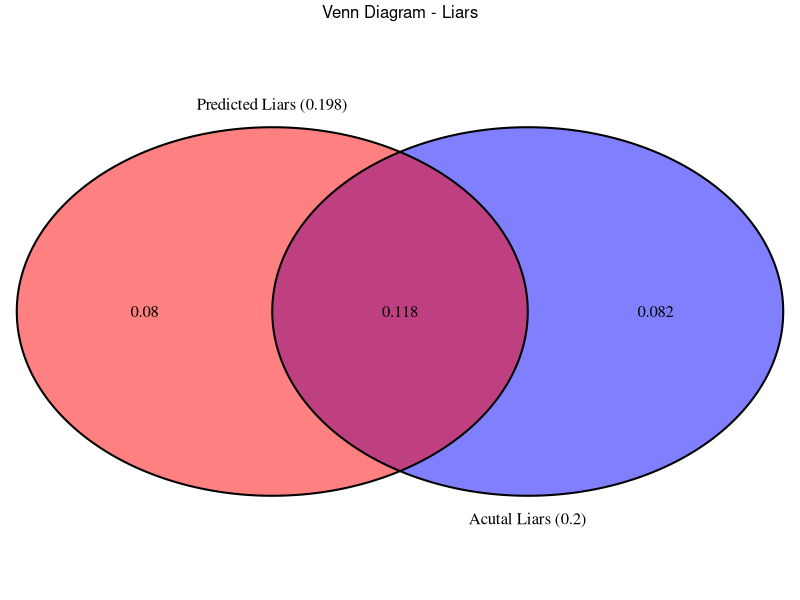
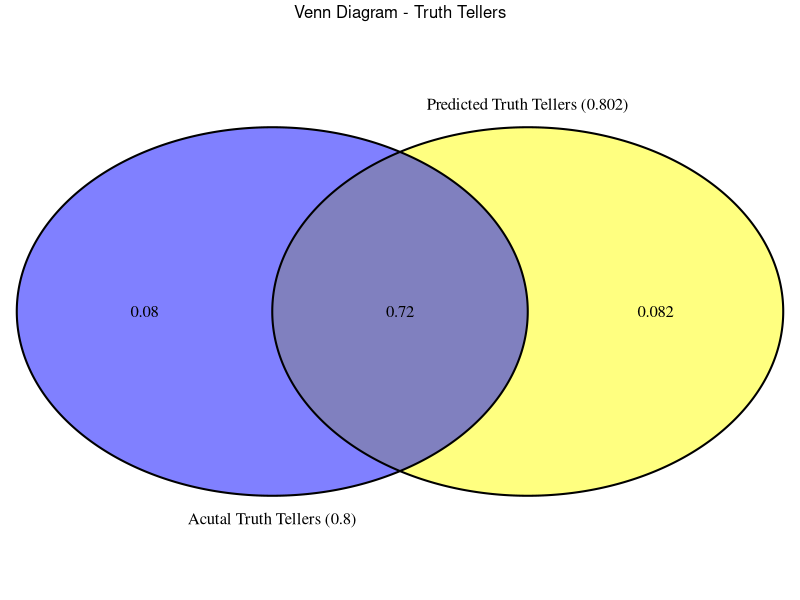

These figures' R source, in order:
## ---- chunk 1
#libraries used
if (!require('knitr')) install.packages('knitr')
if (!require('tidyverse')) install.packages('tidyverse')
if (!require('VennDiagram')) install.packages('VennDiagram')
if (!require('gridExtra')) install.packages('gridExtra')
## ---- chunk 2
#create matrix
customer.data<- matrix(c(81,228, 116,79, 215,252, 130,97, 129,72),ncol=2,byrow=TRUE)
colnames(customer.data)<- c("Males","Females")
rownames(customer.data)<- c('Apartment', 'Dorm', 'With Parent(s)', 'Sorority/Fraternity House', 'Other')

#bind column and row totals
customer.data<- cbind(customer.data, Total = rowSums(customer.data))
customer.data<- rbind(customer.data, Total = colSums(customer.data))

#calculate percentages
customer.data.percentages<- round((customer.data/1399),4)
kable(customer.data.percentages, format="pandoc", align="l", caption = "Gender and Residence of Customers by Percentages")
## ---- chunk 3
#vegetables
#available choices 8, can be used to make wrap 3
#combination
v<- choose(8,3)

#condiments
#available choices 7, can be used to make wrap 3
#combination
c<- choose(7,3)

#choice of tortilla = 3
t<- 3
#number of veggie wraps
w<- v*c*t

#vegetables
veg<- c('V1','V2','V3','V4','V5','V6','V7','V8')
veg.combination<- apply(t(combn(veg, 3)), 1, paste, collapse="+")
veg.combination<- data.frame(V=veg.combination,stringsAsFactors = F)

#condiments
con<- c('C1','C2','C3','C4','C5','C6','C7')
con.combination<- apply(t(combn(con, 3)), 1, paste, collapse="+")
con.combination<- data.frame(C=con.combination,stringsAsFactors = F)

#tortilla
tor.combination<- data.frame(T = c('T1','T2','T3'))

wrap<- tor.combination %>% 
  expand(tor.combination, V = veg.combination$V, C = con.combination$C) %>%
  select(`T`,V,C)

randomRows<- sample(1:length(wrap[,1]), 20, replace=T)
wrap %>% slice(randomRows) %>%
  kable (col.names = c("Tortilla Variety", "Vegetables Combination", "Condiments Combination"), caption = 'City Subs Menu')
## ---- chunk 4
jellybeans.bag<- c(rep('R',9),rep('O',4),rep('G',9))

#sample size
n<- 100000

#vector holds samples
output<- rep(0, n)

# select four jellybeans without replacement
for(i in 1:n){
  sampleout = sample(jellybeans.bag, 4, replace=F)
  if (length(sampleout[sampleout=='O'])==1 & length(sampleout[sampleout=='G'])==3)
  {
    output[i]<- 1
  }
}

#check probability
sum(output)/n
## ---- chunk 5
factorial(11)/factorial(7)
## ---- chunk 6
options(scipen = 10, digits = 4)
coin.toss<- c(rep('H',4),rep('T',4))

#sample size
n<- 559

#vector holds samples
output<- rep(-1, n)

# select four jellybeans without replacement
for(i in 1:n){
  sampleout = sample(coin.toss, 4, replace=F)
  if (length(sampleout[sampleout=='T'])==1 & length(sampleout[sampleout=='H'])==3)
  {
    output[i]<- 1
  }
}

#check wins and loss
prob.wins<- output[output==1]
prob.wins<- length(prob.wins)

prob.loss<- output[output==-1]
prob.loss<- length(prob.loss)

#for success, if you get 3 heads from 4 tosses win 
success<- prob.wins * 97
loss<- prob.loss * 30
## ---- chunk 7
options(scipen = 10, digits = 4)
coin.toss<- c(rep('H',9),rep('T',9))

#sample size
n<- 994

#vector holds samples
output<- rep(-1, n)

# select four jellybeans without replacement
for(i in 1:n){
  sampleout = sample(coin.toss, 9, replace=F)
  if (length(sampleout[sampleout=='T']) < 5)
  {
    output[i]<- 1
  }
}

#check wins and loss
prob.wins<- output[output==1]
prob.wins<- length(prob.wins)

prob.loss<- output[output==-1]
prob.loss<- length(prob.loss)

#for success, if you get 3 heads from 4 tosses win 
success<- prob.wins * 23
loss<- prob.loss * 26
## ---- chunk 8
cm<- matrix(NA, nrow=2, ncol=2)

cm<- matrix(c('True Positive(TP)','False Negative(FN)(Type II Error)', 'False Positive(FP)(Type I Error)','True Negative(TN)'), nrow=2, ncol=2)
rownames(cm) <- c('Predict Liar', 'Predict Truth Teller')
kable(cm, col.names = c("Actual Liar", "Actual Truth Teller"), align = "l")
## ---- chunk 9
options(scipen = 10, digits = 8)
#TPR is also known are sensitivity
#probability that the polygraph will identify actual liar as a liar
TPR<- 0.59
#TNR is also known are specificity
#probability that the polygraph will identify actual truth-teller as a truth-teller
TNR<- 0.90
#FNR is also known as Type II Error rate
#probability that polygraph will identify actual liar as a truth-teller 
FNR<- 1 - TPR
#FPR is also known as Type I Error rate
#probability that polygraph will identify actual truth-teller as a liar
FPR<- 1 - TNR

cm<- matrix(c(TPR,FNR, FPR,TNR), nrow=2, ncol=2)
rownames(cm)<- c('Predict Liar', 'Predict Truth Teller')
kable(cm, digits = 2, col.names = c("Actual Liar", "Actual Truth Teller"), align = "l")
## ---- chunk 10
options(scipen = 10, digits = 8)
#sample population size
n<-1.00
#population split
actual.liars<- n * 0.20
actual.truth.tellers<- n * 0.80

#polygraph prediction from actuals
#true positives
predict.liars<- actual.liars * 0.59
#type II error
predict.truth.tellers.II<- actual.liars * (1 - 0.59)

#true negatives
predict.truth.tellers<- actual.truth.tellers * 0.90
#type I error
predict.liars.I<- actual.truth.tellers * (1 - 0.90)

#generate matrix
poly.data<- matrix(c(predict.liars,predict.truth.tellers.II, predict.liars.I,predict.truth.tellers), nrow=2, ncol=2)

#add column and row totals
poly.data<- cbind(poly.data, Total = rowSums(poly.data))
poly.data<- rbind(poly.data, Total = round(colSums(poly.data),4))
rownames(poly.data)<- c('Predict Liar', 'Predict Truth Teller','Total')
kable(poly.data, digits = 4, col.names = c("Actual Liar", "Actual Truth Teller","Total"), caption = "Sample Population", align="l")
## ---- chunk 11
options(scipen = 10, digits = 8)
#venn diagram for Liars
venndiag<- draw.pairwise.venn(area1 = poly.data[1,3], area2 = poly.data[3,1], cross.area = poly.data[1,1], category = c(paste0("Predicted Liars (",poly.data[1,3],")"),paste0("Acutal Liars (",poly.data[3,1],")")), fill = c("red", "blue"),cat.pos = c(0, 180), rotation.degree = 180, scaled = FALSE, ind=FALSE)

#add heading to venn diagram
grid.arrange(gTree(children=venndiag), top="Venn Diagram - Liars")
## ---- chunk 12
options(scipen = 10, digits = 8)

#venn diagram for Truth-tellers
venndiag<- draw.pairwise.venn(area1 = poly.data[2,3], area2 = poly.data[3,2], cross.area = poly.data[2,2], category = c(paste0("Predicted Truth Tellers (",poly.data[2,3],")"),paste0("Acutal Truth Tellers (",poly.data[3,2],")")), fill = c("yellow", "blue"),cat.pos = c(0, 180), rotation.degree = 180, scaled = FALSE, ind=FALSE)

#add heading to venn diagram
grid.arrange(gTree(children=venndiag), top="Venn Diagram - Truth Tellers")
